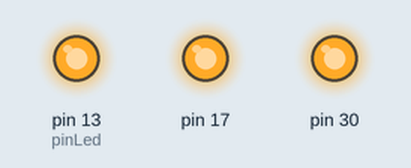
The sketch below on a simulated Arduino Leonardo, built with avr-gcc and run on an emulated ATmega32U4. Parts: output pins drawn as LEDs (lit = HIGH).

Above: at 1.5 s.
At 4.5 s:
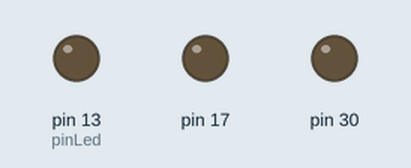
Timing chart, 0 to 7.8 s (numbered marks = the images above):
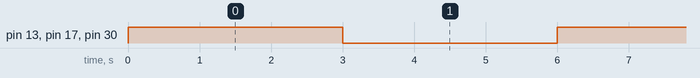

Measured:
- by itself, pin 13 (pinLed), pin 17, pin 30: alternates HIGH for 3.0 s and LOW for 3.0 s

The sketch:

Blink.ino
```cpp
// (licence header left out)
const uint32_t blinkDelay = 3000;
const uint8_t pinLed = LED_BUILTIN;
const uint8_t pinLed_rx = LED_BUILTIN_RX;
const uint8_t pinLed_tx = LED_BUILTIN_TX;

// the setup function runs once when you press reset or power the board
void setup() {
  // initialize led as an output.
  pinMode(pinLed, OUTPUT);
  pinMode(pinLed_rx, OUTPUT);
  pinMode(pinLed_tx, OUTPUT);
}

// the loop function runs over and over again forever
void loop() {
  digitalWrite(pinLed, HIGH);
  digitalWrite(pinLed_rx, HIGH);
  digitalWrite(pinLed_tx, HIGH);
  delay(blinkDelay);
  digitalWrite(pinLed, LOW);
  digitalWrite(pinLed_rx, LOW);
  digitalWrite(pinLed_tx, LOW);
  delay(blinkDelay);
}
```
